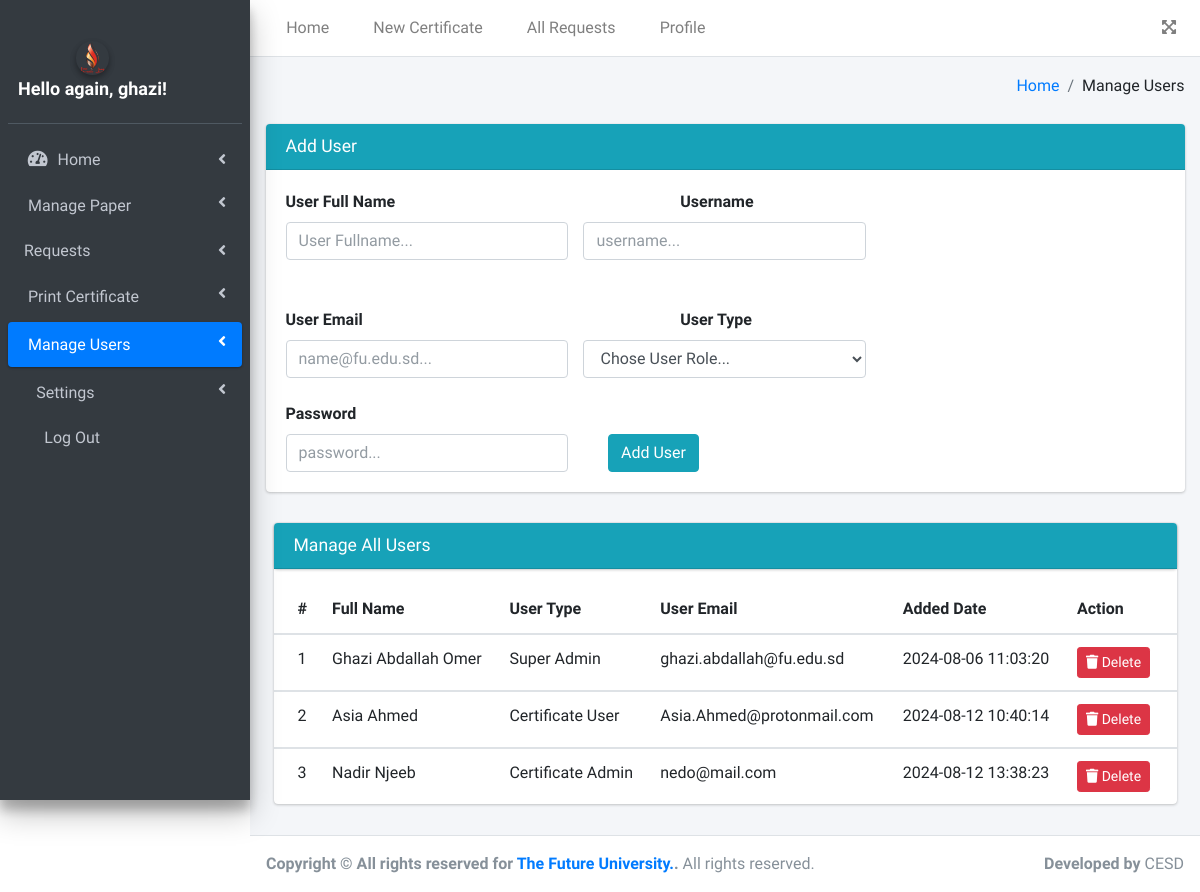
/manage_users.php (signed in), run on an earlier commit of the app's database.
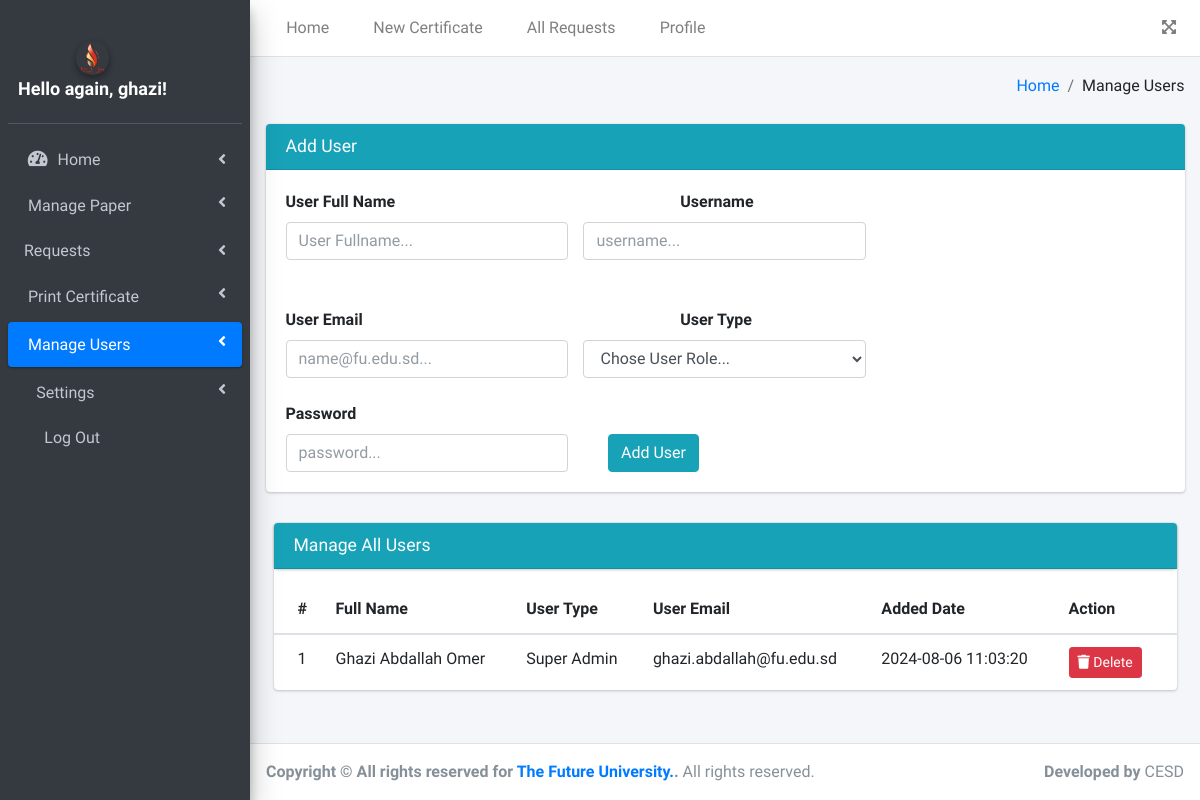
And on a later commit of the database.
### tables this page shows
CREATE TABLE `users` (
  `user_id` int(10) UNSIGNED NOT NULL,
  `user_full_name` varchar(255) NOT NULL,
  `username` varchar(255) NOT NULL,
  `user_email` varchar(255) NOT NULL,
  `password` varchar(255) NOT NULL,
  `user_type` int(11) NOT NULL,
  `user_staff_id` int(11) NOT NULL,
  `dell_user` int(11) NOT NULL DEFAULT 0,
  `created_by` int(11) NOT NULL,
  `created_at` timestamp NOT NULL DEFAULT current_timestamp(),
  `updated_at` timestamp NOT NULL DEFAULT current_timestamp()
);

### include/functions.php (called while the page is built, shortened)
<?php
$conn = mysqli_connect("localhost", "root", "", "cis");
mysqli_set_charset($conn, 'UTF8');
mysqli_query($conn, "SET NAMES 'utf8'");
mysqli_query($conn, 'SET CHARACTER SET utf8');
function Get_users()
{
    global $conn;
    $sqli = "SELECT * FROM `users` WHERE `dell_user` = 0 ";
    if ($query = mysqli_query($conn, $sqli)) {
        return $query;
    } else {
        echo $sqli;
        die();
    }
}
        ?>

### manage_users.php (the view, shortened to what the changed rows need)
<?php
include("include/header.php");
$get_users = Get_users();
?>
<div class="content-wrapper">
    <section class="content">
        <div class="container-fluid">
            <div class="row">
                <section class="content-header">
                    <div class="card">
                        <div class="card-body table-responsive p-0">
                            <table class="table table-hover text-nowrap">
                                <thead>
                                    <tr>
                                        <th>#</th>
                                        <th>Full Name</th>
                                        <th>User Type</th>
                                        <th>User Email</th>
                                        <th>Added Date</th>
                                        <th>Action</th>
                                    </tr>
                                </thead>
                                <?php
                                $i = 1;
                                while ($row = mysqli_fetch_array($get_users)) { ?>
                                    <tbody>
                                        <tr>
                                            <td><?php echo $i++; ?></td>
                                            <td><?php echo $row['user_full_name']; ?></td>
                                            <td><?php
                                            if ($row['user_type'] == 1) {
                                                echo "Super Admin";
                                            }
                                            if ($row['user_type'] == 2) {
                                                echo "Certificate Admin";
                                            }
                                            if ($row['user_type'] == 3) {
                                                echo "Certificate User";
                                            }
                                            ?></td>
                                            <td><?php echo $row['user_email']; ?></td>
                                            <td><?php echo $row['created_at']; ?></td>
                                            <td><a class="btn btn-danger btn-sm"
                                                    href="manage_users.php?delet_id=<?php echo base64_encode($row['user_id']); ?>"
                                                    onClick="return confirm('Are you sure you want  delete this User ?')"
                                                    class="btn btn-outline btn-danger" target="_self">
                                                    <i class="fas fa-trash "></i> Delete</a></td>
                                        </tr>
                                    </tbody>
                                <?php } ?>
                            </table>
                        </div>
                    </div>
            </div>
        </div>
</div>
</div>
<?php
include("include/footer.php");
?>

What changed in the data, as far as the page shows it:
no longer on this page (row edited): users: user_full_name "Asia Ahmed", user_type "Certificate User", user_email "Asia.Ahmed@protonmail.com", created_at "2024-08-12 10:40:14"
no longer on this page (row edited): users: user_full_name "Nadir Njeeb", user_type "Certificate Admin", user_email "nedo@mail.com", created_at "2024-08-12 13:38:23"
